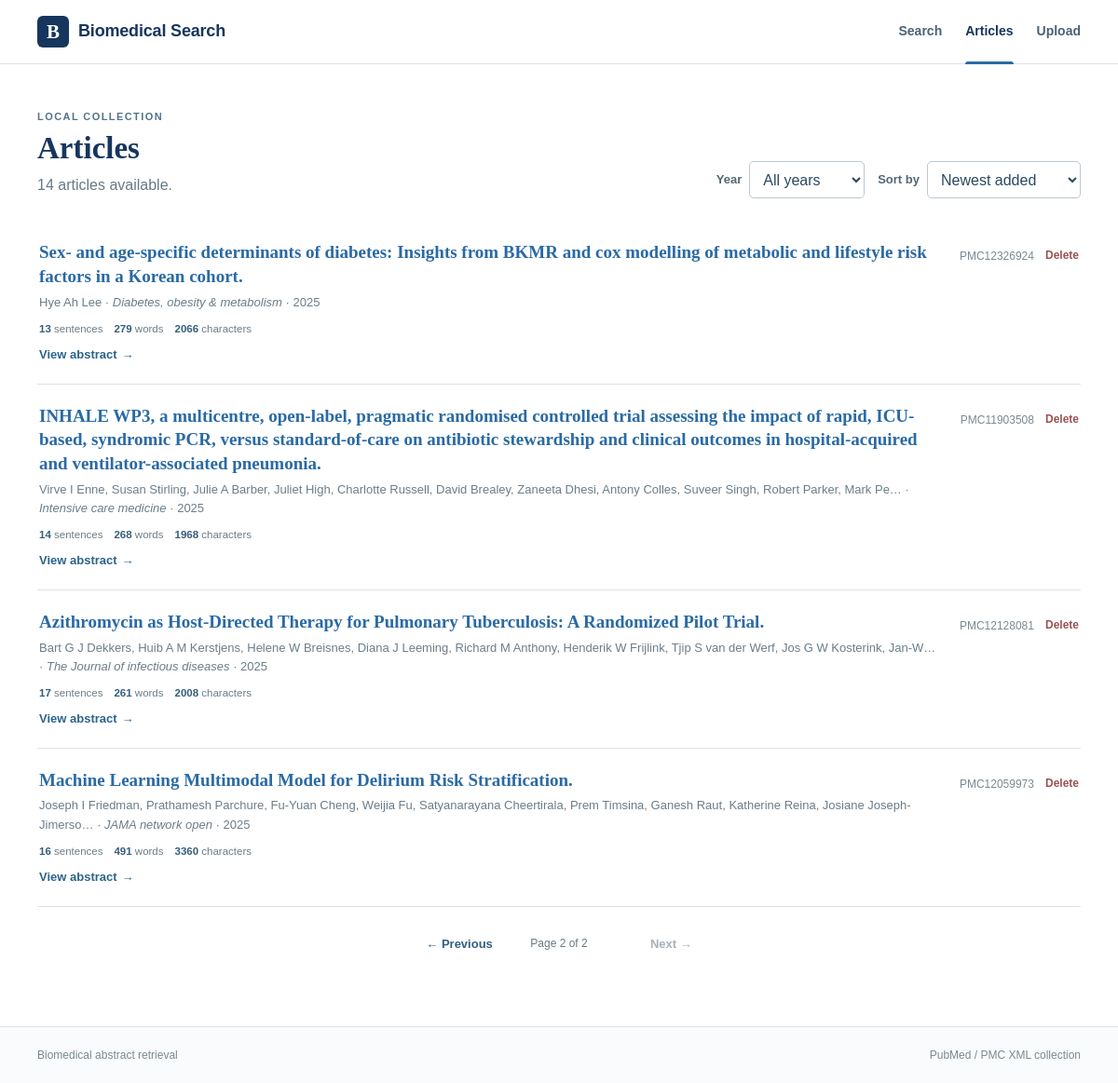
The page /articles/?sort=newest&page=2 on the database its author committed.
### search/models.py (models this page shows, shortened)
class Document(models.Model):
    title = models.CharField(max_length=500)
    source_file = models.CharField(max_length=300, unique=True)
    pmcid = models.CharField(max_length=40, blank=True, db_index=True)
    pmid = models.CharField(max_length=40, blank=True, db_index=True)
    doi = models.CharField(max_length=200, blank=True)
    journal = models.CharField(max_length=300, blank=True)
    publication_year = models.CharField(max_length=10, blank=True)
    authors = models.TextField(blank=True)
    abstract = models.TextField(blank=True)
    raw_text = models.TextField()
    char_count = models.IntegerField(default=0)
    word_count = models.IntegerField(default=0)
    sentence_count = models.IntegerField(default=0)
    avg_words_per_sentence = models.FloatField(default=0)
    indexed_at = models.DateTimeField(auto_now=True)
    class Meta:
        ordering = ["-indexed_at", "title"]

### search/views.py (the view)
# urls.py: path("articles/", views.articles_view, name="articles"),
def articles_view(request):
    sort = request.GET.get("sort", "newest")
    available_years = _available_years()
    year = _normalize_year_filter(request.GET.get("year", ""), available_years)
    documents = Document.objects.all()
    if year:
        documents = documents.filter(publication_year=year)
    if sort == "az":
        documents = documents.order_by(Lower("title"))
    elif sort == "za":
        documents = documents.order_by(Lower("title").desc())
    elif sort == "oldest":
        documents = documents.order_by("indexed_at", Lower("title"))
    else:
        sort = "newest"
        documents = documents.order_by("-indexed_at", Lower("title"))
    filtered_count = documents.count()
    paginator = Paginator(documents, 10)
    page_obj = paginator.get_page(request.GET.get("page", 1))
    for doc in page_obj.object_list:
        doc.abstract_stats = _basic_stats(doc.abstract, include_sentences=True)
    return render(request, "search/articles.html", {
        "page_obj": page_obj,
        "sort": sort,
        "year": year,
        "available_years": available_years,
        "filtered_count": filtered_count,
        "total_docs": Document.objects.count(),
        "page_title": "Articles",
    })

### search/text_processing.py (called while the page is built)
def _token_scan_text(text: str):
    return _NUMERIC_RANGE_BOUNDARY.sub(" ", text or "")

def tokenize(text: str):
    original = text or ""
    return [
        original[m.start():m.end()].casefold()
        for m in TOKEN_PATTERN.finditer(_token_scan_text(original))
    ]

def split_sentences(text: str):
    text = (text or "").strip()
    if not text:
        return []
    paragraphs = [p.strip() for p in re.split(r"\r?\n+", text) if p.strip()]
    sentences = []
    for paragraph in paragraphs:
        sentences.extend(_split_paragraph_sentences(paragraph))
    return sentences

def document_stats(text: str):
    raw_text = text or ""
    visible_text = re.sub(r"\s+", " ", raw_text).strip()
    word_count = len(tokenize(visible_text))
    sentence_count = len(split_sentences(raw_text))
    return {
        "char_count": len(visible_text),
        "char_count_no_space": len(visible_text.replace(" ", "")),
        "word_count": word_count,
        "sentence_count": sentence_count,
        "avg_words_per_sentence": round(word_count / sentence_count, 2) if sentence_count else 0,
    }

### search/views.py (called while the page is built)
def _basic_stats(text, include_sentences=True):
    stats = document_stats(text)
    result = {
        "characters": stats["char_count"],
        "characters_no_space": stats["char_count_no_space"],
        "words": stats["word_count"],
    }
    if include_sentences:
        result["sentences"] = stats["sentence_count"]
    return result

def _available_years():
    years = (
        Document.objects.exclude(publication_year="")
        .values_list("publication_year", flat=True)
        .distinct()
    )
    return sorted(
        {str(year).strip() for year in years if str(year).strip()},
        key=lambda value: (not value.isdigit(), -(int(value) if value.isdigit() else 0), value),
    )

def _normalize_year_filter(raw_year, available_years):
    year = (raw_year or "").strip()
    return year if year in set(available_years) else ""

### search/templates/search/articles.html (shortened to what this page needs)
{% extends "search/base.html" %}
{% block content %}
<main class="site-shell page-main articles-page">
  <div class="articles-heading-row">
    <header class="page-heading">
      <span class="section-kicker">LOCAL COLLECTION</span>
      <h1>Articles</h1>
      {% if year %}
        <p>{{ filtered_count }} article{{ filtered_count|pluralize }} from {{ year }} · {{ total_docs }} total.</p>
      {% else %}
        <p>{{ total_docs }} article{{ total_docs|pluralize }} available.</p>
      {% endif %}
    </header>
    <form method="get" class="collection-controls">
      <div class="filter-control">
        <label for="year">Year</label>
        <select id="year" name="year" onchange="this.form.submit()">
          <option value="">All years</option>
        </select>
      </div>
      <div class="filter-control">
        <label for="sort">Sort by</label>
        <select id="sort" name="sort" onchange="this.form.submit()">
          <option value="newest" {% if sort == 'newest' %}selected{% endif %}>Newest added</option>
        </select>
      </div>
    </form>
  </div>
  <section class="article-list">
    {% for doc in page_obj %}
    <article class="article-list-row">
      <div class="article-row-main">
        <h2>
          <a href="{% url 'search:document_detail' doc.pk %}?sort={{ sort|urlencode }}{% if year %}&year={{ year|urlencode }}{% endif %}&page={{ page_obj.number }}">{{ doc.title }}</a>
        </h2>
        {% if doc.authors or doc.journal or doc.publication_year %}
        <p class="citation-line">
          {% if doc.authors %}{{ doc.authors|truncatechars:160 }}{% endif %}
          {% if doc.journal %}{% if doc.authors %} · {% endif %}<em>{{ doc.journal }}</em>{% endif %}
          {% if doc.publication_year %} · {{ doc.publication_year }}{% endif %}
        </p>
        {% endif %}
        {% if doc.abstract %}
        <div class="abstract-preview-stats article-list-stats" aria-label="Abstract statistics">
          <span><strong>{{ doc.abstract_stats.sentences }}</strong> sentences</span>
          <span><strong>{{ doc.abstract_stats.words }}</strong> words</span>
          <span><strong>{{ doc.abstract_stats.characters }}</strong> characters</span>
        </div>
        {% endif %}
        <div class="article-list-links">
          <a class="article-open-link" href="{% url 'search:document_detail' doc.pk %}?sort={{ sort|urlencode }}{% if year %}&year={{ year|urlencode }}{% endif %}&page={{ page_obj.number }}">View abstract <span>→</span></a>
        </div>
      </div>
      <div class="article-row-actions">
        {% if doc.pmcid %}<span class="record-id">{{ doc.pmcid }}</span>{% elif doc.pmid %}<span class="record-id">PMID {{ doc.pmid }}</span>{% endif %}
        <form method="post" action="{% url 'search:delete_document' doc.pk %}">
          <button
            class="row-delete-button"
            type="submit"
            onclick="event.stopPropagation(); return confirm('Delete this article from the collection?');"
          >Delete</button>
        </form>
      </div>
    </article>
    {% empty %}
    <div class="empty-state">
      <h3>No articles found</h3>
      <p>{% if year %}There are no articles from {{ year }} in this collection.{% else %}Upload an XML article to start the collection.{% endif %}</p>
    </div>
    {% endfor %}
  </section>
  {% if page_obj.paginator.num_pages > 1 %}
  <nav class="pagination" aria-label="Article pages">
    {% if page_obj.has_previous %}
      <a class="page-step" href="?sort={{ sort }}{% if year %}&year={{ year|urlencode }}{% endif %}&page={{ page_obj.previous_page_number }}">← Previous</a>
    {% else %}
      <span class="page-step disabled">← Previous</span>
    {% endif %}
    <span class="page-position">Page {{ page_obj.number }} of {{ page_obj.paginator.num_pages }}</span>
    {% if page_obj.has_next %}
      <a class="page-step" href="?sort={{ sort }}{% if year %}&year={{ year|urlencode }}{% endif %}&page={{ page_obj.next_page_number }}">Next →</a>
    {% else %}
      <span class="page-step disabled">Next →</span>
    {% endif %}
  </nav>
  {% endif %}
</main>
{% endblock %}

### search/static/search/site.css (style rules this page uses)
:root { --navy: #17365d; --navy-deep: #102a47; --blue: #2a6aa4; --blue-hover: #1f5684; --text: #243746; --muted: #687985; --line: #dbe3e9; --line-strong: #c7d3dc; --soft: #f6f9fb; --soft-blue: #eef5fa; --highlight: #fff0a6; --highlight-strong: #ffd95c; --white: #ffffff; --radius: 8px; --shadow: 0 8px 28px rgba(27, 56, 81, .08); }
* { box-sizing: border-box; }
html { min-height: 100%; scroll-behavior: smooth; }
body { margin: 0; min-height: 100vh; display: flex; flex-direction: column; color: var(--text); background: var(--white); font-family: Arial, Helvetica, sans-serif; line-height: 1.55; }
a { color: var(--blue); text-decoration: none; }
button, input, select { font: inherit; }
.site-shell { width: min(1120px, calc(100% - 40px)); margin: 0 auto; }
.hero-eyebrow, .section-kicker { display: block; margin-bottom: 10px; color: #52728a; font-size: 11px; font-weight: 800; letter-spacing: .13em; }
.citation-line { margin: 0; color: #6b7d89; font-size: 13px; }
.record-id { color: #7a8993; font-size: 12px; }
.page-main { padding: 48px 0 78px; }
.page-heading { margin-bottom: 26px; }
.page-heading .section-kicker { margin-bottom: 6px; }
.page-heading h1 { margin: 0 0 7px; color: var(--navy); font: 700 33px/1.2 Georgia, "Times New Roman", serif; }
.page-heading p { margin: 0; color: var(--muted); }
.articles-heading-row { display: flex; align-items: end; justify-content: space-between; gap: 22px; }
.article-list-row { display: flex; align-items: flex-start; justify-content: space-between; gap: 24px; padding: 21px 2px; border-bottom: 1px solid var(--line); }
.article-list-row h2 { margin: 0 0 5px; font: 700 19px/1.35 Georgia, "Times New Roman", serif; }
.article-row-main { min-width: 0; flex: 1 1 auto; }
.article-open-link { display: inline-flex; align-items: center; gap: 5px; margin-top: 8px; color: #2b648d; font-size: 13px; font-weight: 700; }
.article-list-row .record-id { flex: 0 0 auto; padding-top: 3px; white-space: nowrap; }
.pagination { display: flex; align-items: center; justify-content: center; gap: 22px; padding-top: 30px; }
.page-step { min-width: 90px; color: #315f80; font-size: 13px; font-weight: 700; }
.page-step:last-child { text-align: right; }
.page-step.disabled { color: #a5b0b8; }
.page-position { color: var(--muted); font-size: 12px; }
.article-row-actions { flex: 0 0 auto; display: flex; align-items: center; gap: 12px; padding-top: 3px; }
.article-row-actions form { margin: 0; }
.row-delete-button { padding: 3px 0; border: 0; background: transparent; color: #9b5151; font-size: 12px; font-weight: 700; cursor: pointer; }
.article-list-links { display: flex; align-items: center; flex-wrap: wrap; gap: 14px; margin-top: 8px; }
.article-list-links .article-open-link { margin-top: 0; }
.abstract-preview-stats { display: flex; align-items: center; flex-wrap: wrap; gap: 6px 12px; color: #6b7c88; font-size: 11.5px; }
.abstract-preview-stats span { white-space: nowrap; }
.abstract-preview-stats strong { color: #355e79; }
.article-list-stats { margin: 10px 0 8px; }
.collection-controls { display: flex; align-items: end; justify-content: flex-end; flex-wrap: wrap; gap: 10px 14px; margin-bottom: 24px; }
.filter-control { display: flex; align-items: center; gap: 8px; }
.filter-control label { color: #536775; font-size: 13px; font-weight: 700; }
.filter-control select, .search-year-select { min-height: 40px; padding: 8px 30px 8px 10px; border: 1px solid #bcc8d1; border-radius: 5px; background: #fff; color: #29495f; }

### rows shown on the page
Document: title "Sex- and age-specific determinants of diabetes: Insights from BKMR and cox modelling of metabolic and lifestyle risk factors in a Korean cohort.", authors "Hye Ah Lee", journal "Diabetes, obesity & metabolism", publication_year "2025", abstract_stats.sentences "13", abstract_stats.words "279", abstract_stats.characters "2066", pmcid "PMC12326924"
Document: title "INHALE WP3, a multicentre, open-label, pragmatic randomised controlled trial assessing the impact of rapid, ICU-based, syndromic PCR, versus standard-of-care on antibiotic stewardship and clinical outcomes in hospital-acquired and ventilator-associated pneumonia.", authors "Virve I Enne, Susan Stirling, Julie A Barber, Juliet High, Charlotte Russell, David Brealey, Zaneeta Dhesi, Antony Colles, Suveer Singh, Robert Parker, Mark Pe…", journal "Intensive care medicine", publication_year "2025", abstract_stats.sentences "14", abstract_stats.words "268", abstract_stats.characters "1968", pmcid "PMC11903508"
Document: title "Azithromycin as Host-Directed Therapy for Pulmonary Tuberculosis: A Randomized Pilot Trial.", authors "Bart G J Dekkers, Huib A M Kerstjens, Helene W Breisnes, Diana J Leeming, Richard M Anthony, Henderik W Frijlink, Tjip S van der Werf, Jos G W Kosterink, Jan-W…", journal "The Journal of infectious diseases", publication_year "2025", abstract_stats.sentences "17", abstract_stats.words "261", abstract_stats.characters "2008", pmcid "PMC12128081"
Document: title "Machine Learning Multimodal Model for Delirium Risk Stratification.", authors "Joseph I Friedman, Prathamesh Parchure, Fu-Yuan Cheng, Weijia Fu, Satyanarayana Cheertirala, Prem Timsina, Ganesh Raut, Katherine Reina, Josiane Joseph-Jimerso…", journal "JAMA network open", publication_year "2025", abstract_stats.sentences "16", abstract_stats.words "491", abstract_stats.characters "3360", pmcid "PMC12059973"

### other values the page prints
{{ total_docs }} "14"
{{ page_obj.number }} "2"
{{ page_obj.paginator.num_pages }} "2"
